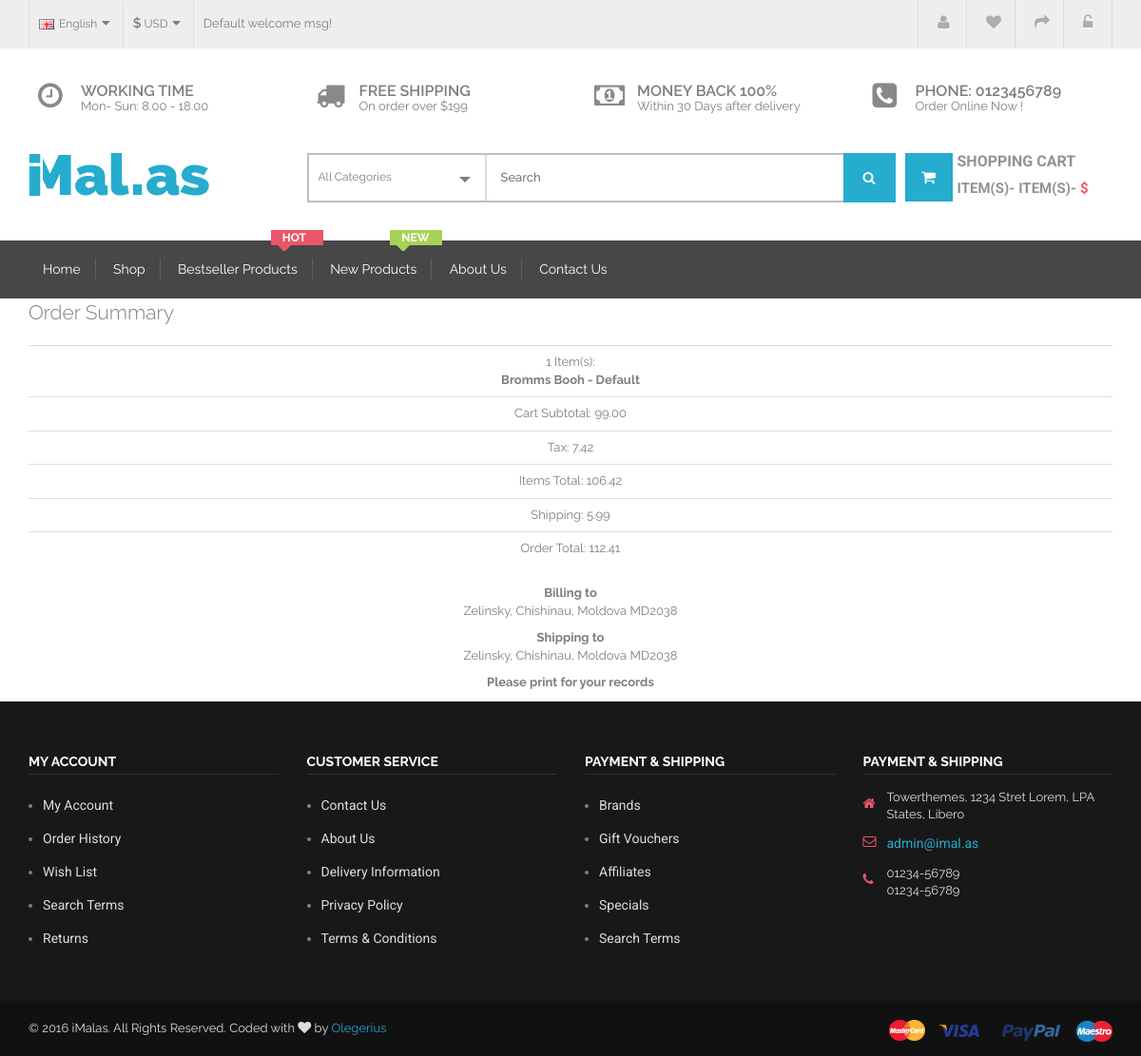
The app's page /orders/4/ (signed in) with its own data.
### orders/models.py (models this page shows, shortened)
class Order(models.Model):
    status = models.CharField(max_length=120, choices=ORDER_STATUS_CHOICES, default='created')
    cart = models.ForeignKey(Cart)
    user = models.ForeignKey(UserCheckout, null=True)
    billing_address = models.ForeignKey(UserAddress, related_name='billing_address', null=True)
    shipping_address = models.ForeignKey(UserAddress, related_name='shipping_address', null=True)
    phone = models.ForeignKey(UserAddress, null=True)
    shipping_total_price = models.DecimalField(max_digits=50, decimal_places=2, default=5.99)
    order_total = models.DecimalField(max_digits=50, decimal_places=2, )
    order_id = models.CharField(max_length=20, null=True, blank=True)
    class Meta:
        ordering = ['-id']

class UserAddress(models.Model):
    user = models.ForeignKey(UserCheckout)
    type = models.CharField(max_length=120, choices=ADDRESS_TYPE)
    street = models.CharField(max_length=120)
    phone = models.CharField(max_length=120, null=True)
    city = models.CharField(max_length=120)
    state = models.CharField(max_length=120)
    zipcode = models.CharField(max_length=120)
    def get_address(self):
        return "%s, %s, %s %s" % (self.street, self.city, self.state, self.zipcode)

### carts/models.py (models this page shows, shortened)
class Cart(models.Model):
    user = models.ForeignKey(settings.AUTH_USER_MODEL, null=True, blank=True)
    items = models.ManyToManyField(Variation, through=CartItem)
    timestamp = models.DateTimeField(auto_now_add=True, auto_now=False)
    updated = models.DateTimeField(auto_now_add=False, auto_now=True)
    subtotal = models.DecimalField(max_digits=50, decimal_places=2, default=25.00)
    tax_percentage = models.DecimalField(max_digits=10, decimal_places=5, default=0.085)
    tax_total = models.DecimalField(max_digits=50, decimal_places=2, default=25.00)
    total = models.DecimalField(max_digits=50, decimal_places=2, default=25.00)

class CartItem(models.Model):
    cart = models.ForeignKey("Cart")
    item = models.ForeignKey(Variation)
    quantity = models.PositiveIntegerField(default=1)
    line_item_total = models.DecimalField(max_digits=10, decimal_places=2)

### products/models.py (models this page shows, shortened)
class Variation(models.Model):
    product = models.ForeignKey(Product)
    title = models.CharField(max_length=120)
    price = models.DecimalField(decimal_places=2, max_digits=20)
    sale_price = models.DecimalField(decimal_places=2, max_digits=20, null=True, blank=True)
    active = models.BooleanField(default=True)
    new = models.BooleanField(default=True)
    inventory = models.IntegerField(null=True, blank=True)  # refer none == unlimited amount
    def get_title(self):
        return "%s - %s" % (self.product.title, self.title)

class Product(models.Model):
    title = models.CharField(max_length=120)
    description = models.TextField(blank=True, null=True)
    price = models.DecimalField(decimal_places=2, max_digits=20)
    sale_price = models.DecimalField(decimal_places=2, max_digits=20, default=1.00)
    active = models.BooleanField(default=True)
    new = models.BooleanField(default=True)
    categories = models.ManyToManyField('Category', blank=True)
    default = models.ForeignKey('Category', related_name='default_category', null=True, blank=True)
    objects = ProductManager()
    class Meta:
        ordering = ["-title"]

### orders/views.py (the view)
# urls.py: url(r'^orders/(?P<pk>\d+)/$', OrderDetail.as_view(), name='order_detail'),
class OrderDetail(DetailView):
    model = Order
    def dispatch(self, request, *args, **kwargs):
        try:
            user_check_id = self.request.session.get("user_checkout_id")
            user_checkout = UserCheckout.objects.get(id=user_check_id)
        except UserCheckout.DoesNotExist:
            user_checkout = UserCheckout.objects.get(user=request.user)
        except:
            user_checkout = None
        obj = self.get_object()
        if obj.user == user_checkout and user_checkout is not None:
            return super(OrderDetail, self).dispatch(request, *args, **kwargs)
        else:
            raise Http404

### wishlist/context_processors.py (called while the page is built)
def wishlist(request):
    return {'wishlist': Wishlist(request)}

### wishlist/wishlist.py (called while the page is built)
    def __len__(self):
        return sum(item['quantity'] for item in self.whishlist.values())

### orders/templates/orders/order_detail.html
{% extends "base.html" %}
{% block container %}
<section class="page-content">
    <div class="container">
    <div>
    {% include "orders/order_summary_short.html" with order=order %}
    <p><b>Please print for your records</b></p>
    </div>
</section>
{% endblock %}

### orders/templates/orders/order_summary_short.html
<p class='lead'>
Order {% if order.order_id %}#{{ order.order_id }}{% endif %} Summary</p>
<table class='table'>
<tr><td>{{ order.cart.cartitem_set.count }} Item(s): <br/>{% for i in order.cart.cartitem_set.all %}
<b>{{ i.item.get_title }}</b><br/>
{% endfor %}</td></tr>
<tr><td>Cart Subtotal: {{ order.cart.subtotal }}</td></tr>
<tr><td>Tax: {{ order.cart.tax_total }}</td></tr>
<tr><td>Items Total: {{ order.cart.total }}</td></tr>
<tr><td>Shipping: {{ order.shipping_total_price }}</td></tr>
<tr><td>Order Total: {{ order.order_total }}</td></tr>
</table>
</div>
<div class='col-sm-4 col-sm-offset-4 text-center'>
<p><b>Billing to</b>
<br/>
{{ order.billing_address.get_address }}
<p>
<p><b>Shipping to</b>
<br/>
{{ order.shipping_address.get_address }}
<p>

### static/css/main.css (style rules this page uses)
html { color: #222; font-size: 1em; line-height: 1.4; }

### static/css/style.css (style rules this page uses)
html, body { height: 100%; }
p { margin:0 0 10px; }
body { background: #fff none repeat scroll 0 0; color: #7e7e7e; font-family: 'Raleway', sans-serif; font-size: 13px; font-weight: 400; text-align: left; }
.table>tbody>tr>td { vertical-align: middle; text-align: center; }

### records on screen
Order: cart.cartitem_set.count "1", cart.subtotal "99.00", cart.tax_total "7.42", cart.total "106.42", shipping_total_price "5.99", order_total "112.41", billing_address.get_address "Zelinsky, Chishinau, Moldova MD2038", shipping_address.get_address "Zelinsky, Chishinau, Moldova MD2038"
CartItem: item.get_title "Bromms Booh - Default"
